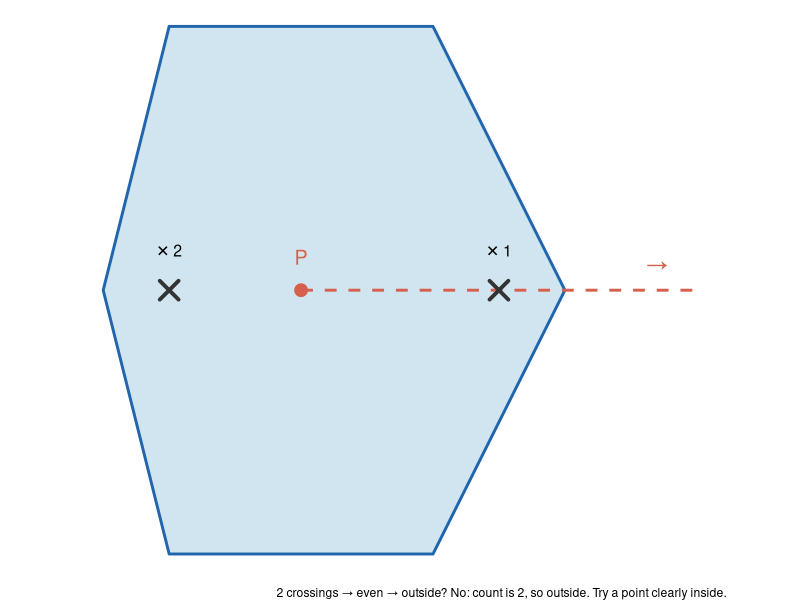

Recreate this plot in R.
## ---- chunk 1
#| echo: false
library(ggplot2)
library(sf)
## ---- chunk 2
stream <- matrix(c(
  2489750, 1117500,
  2506250, 1172500,
  2552750, 1223500,
  2498000, 1198000,
  2470000, 1145000
), ncol = 2, byrow = TRUE)

bb <- c(xmin = stream[1,1], xmax = stream[1,1],
        ymin = stream[1,2], ymax = stream[1,2])

for (i in seq_len(nrow(stream))) {
  bb["xmin"] <- min(bb["xmin"], stream[i, 1])
  bb["xmax"] <- max(bb["xmax"], stream[i, 1])
  bb["ymin"] <- min(bb["ymin"], stream[i, 2])
  bb["ymax"] <- max(bb["ymax"], stream[i, 2])
}
bb
## ---- chunk 3
#| echo: false
#| fig-width: 5
#| fig-height: 3.5
poly_coords <- data.frame(
  x = c(1, 3, 4, 3, 1, 0.5, 1),
  y = c(0, 0, 2,  4, 4, 2,   0)
)
pt <- data.frame(x = 2, y = 2)
ray <- data.frame(x = c(2, 5), y = c(2, 2))

crossings <- data.frame(x = c(3.5, 1), y = c(2, 2))

ggplot() +
  geom_polygon(data = poly_coords, aes(x, y),
               fill = "#d1e5f0", color = "#2166ac", linewidth = 1) +
  geom_line(data = ray, aes(x, y),
            color = "#d6604d", linewidth = 1, linetype = "dashed") +
  geom_point(data = pt, aes(x, y), color = "#d6604d", size = 4) +
  geom_point(data = crossings, aes(x, y),
             shape = 4, size = 5, stroke = 2, color = "#333333") +
  annotate("text", x = 2, y = 2.25, label = "P", size = 5, color = "#d6604d") +
  annotate("text", x = 3.5, y = 2.3, label = "✕ 1", size = 4) +
  annotate("text", x = 1,   y = 2.3, label = "✕ 2", size = 4) +
  annotate("text", x = 4.7, y = 2.2, label = "→", size = 6, color = "#d6604d") +
  coord_equal() +
  theme_void() +
  labs(caption = "2 crossings → even → outside? No: count is 2, so outside. Try a point clearly inside.")
## ---- chunk 4
point_in_poly <- function(px, py, vx, vy) {
  n <- length(vx)
  inside <- FALSE
  j <- n
  for (i in seq_len(n)) {
    if (((vy[i] > py) != (vy[j] > py)) &&
        (px < (vx[j] - vx[i]) * (py - vy[i]) / (vy[j] - vy[i]) + vx[i])) {
      inside <- !inside
    }
    j <- i
  }
  inside
}

# polygon: a rough triangle
vx <- c(1, 4, 2.5); vy <- c(1, 1, 4)

point_in_poly(2.5, 2,   vx, vy)  # inside  → TRUE
point_in_poly(0,   0,   vx, vy)  # outside → FALSE
point_in_poly(3.5, 3.5, vx, vy)  # outside → FALSE
